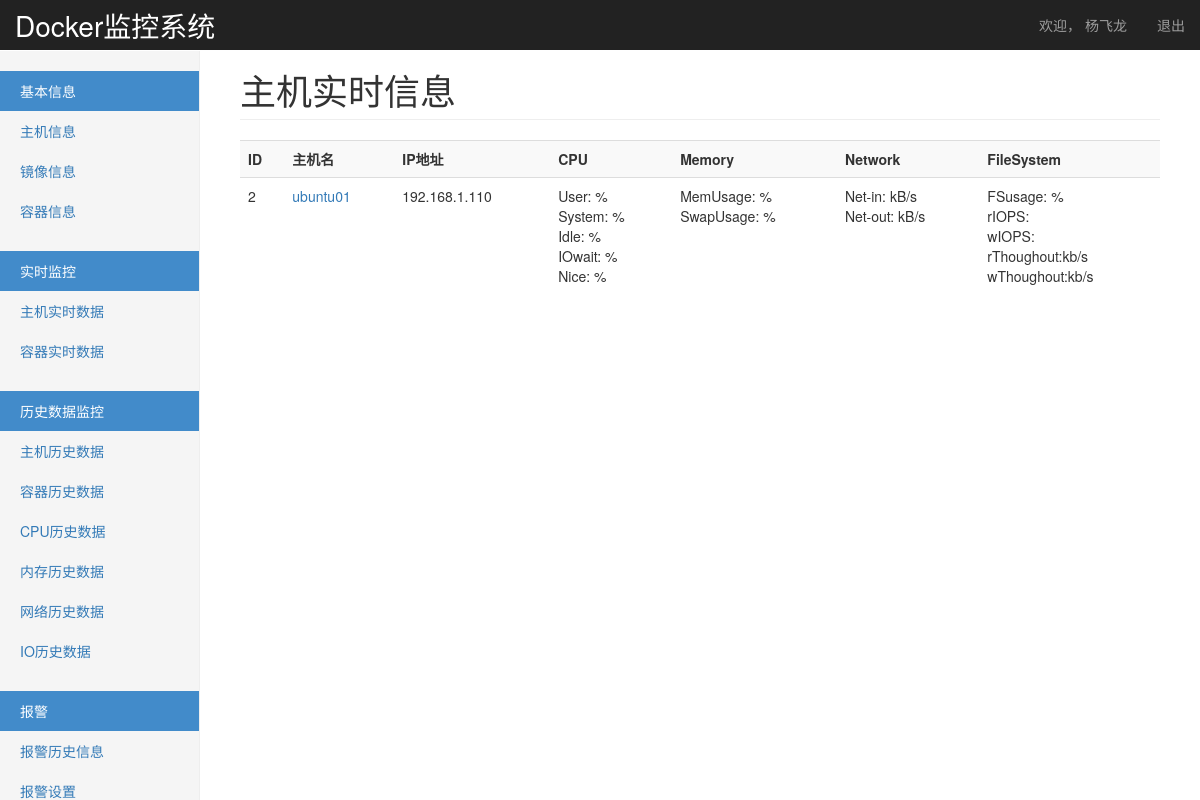
The page /monitor/real_host/ (signed in) on the database its author committed.
### monitor/models.py (models this page shows, shortened)
@python_2_unicode_compatible
class UserProfile(models.Model):
    user = models.OneToOneField(User)
    name = models.CharField(max_length=64)

@python_2_unicode_compatible
class Host(models.Model):
    hostname = models.CharField(u'主机名', max_length=32,)
    address = models.GenericIPAddressField(u'IP地址',)
    port = models.IntegerField(u'docker运行端口', default=2375)
    group = models.ManyToManyField(HostGroup, verbose_name=u'集群/组')
    status_choices = (
            ('Online', u'在线'),
            ('Offline', u'掉线'),
            ('Maintenance', u'维护'),
        )
    status = models.CharField(u'状态', choices=status_choices, max_length=64)
    username = models.CharField(u'用户名', default='root', max_length=32, blank=True, null=True)
    password = models.CharField(u'密码', max_length=32, blank=True, null=True)  # 明文，后续修改
    memo = models.TextField(u"备注", blank=True, null=True)

### monitor/views.py (the view)
def real_host(request):
    host_objs = models.Host.objects.filter(status="Online")
    data = {}
    for host in host_objs:
        real_raw_data_dic = {}
        for service_name in ['cpu','memory','network','block']:
            real_data = REDIS_OBJ.lrange("RawData_(%s,)_host_%s" % (host.id,service_name), 0, 0)
            if real_data:
                report_time,real_raw_data = real_data[0].split(",", 1)
                real_raw_data_dic[service_name] = eval(real_raw_data)
            else:
                real_raw_data_dic[service_name] = ''
        data[host.id] = real_raw_data_dic
        alert_service_name,alert_parameter = _get_alert_re()[0],_get_alert_re()[1]
        alert_exp = ''.join(_get_alert_re()[2:])
        try:
            real_parameter_data =data[host.id][alert_service_name][alert_parameter]
            print str(real_parameter_data)+alert_exp
            if eval(str(real_parameter_data)+alert_exp):
                mail_sub = 'Docker Host Perf Alart.'
                mail_htmltext = '''<html>
                    <h1>alert message:</h1>
                    <hr>
                    <p>hostname:%s</p>
                    <p>alert massage:</p>
                    <p>alert exp:%s%s</p>
                    <p>host:%s=%s</p>
                                </html>'''%(host.hostname,
                                            alert_parameter,
                                            alert_exp,
                                            alert_parameter,
                                            real_parameter_data )
                alert.SendEmail('yangfeilong_2009@126.com',mail_sub,mail_htmltext)
            else:
                pass
        except:
            pass
    return render(request, 'monitor/realtime_host.html',
                  {
                      "host_list":host_objs,
                      "real_host_data":data,
                  })

### monitor/views.py (called while the page is built)
def _get_alert_re():
    return ['memory','MemUsage','>','80']

### templates/monitor/realtime_host.html
{% extends 'base.html' %}
{% block page-header %}
主机实时信息
{% endblock %}
{% block page-content %}
    <table class="table table-striped table-hover">
        <tr>
            <th>ID</th>
            <th>主机名</th>
            <th>IP地址</th>
            <th>CPU</th>
            <th>Memory</th>
            <th>Network</th>
            <th>FileSystem</th>
        </tr>
        {% for host in host_list %}
        <tr>
        <td>{{ host.id }}</td>
        <td><a href="{% url 'monitor:real_data_detail' host.id %}">{{ host.hostname }}</a></td>
        <td>{{ host.address }}</td>
        {% for id,data in real_host_data.items %}
            {% if id == host.id %}
            <td>
                User:{{ data.cpu.user}}&nbsp;%<br>
                System:{{ data.cpu.system}}&nbsp;%<br>
                Idle:{{ data.cpu.idle}}&nbsp;%<br>
                IOwait:{{ data.cpu.iowait}}&nbsp;%<br>
                Nice:{{ data.cpu.nice}}&nbsp;%
            </td>
            <td>
                MemUsage:{{ data.memory.MemUsage }}&nbsp;%<br>
                SwapUsage:{{ data.memory.SwapUsage }}&nbsp;%
            </td>
                <td>Net-in:{{ data.network.eth0.net_in  }}&nbsp;kB/s<br>
            Net-out:{{ data.network.eth0.net_out }}&nbsp;kB/s
            </td>
            <td>
                FSusage:{{ data.block.fsusage }}&nbsp;%<br>
                rIOPS:{{ data.block.rtps }}<br>
                wIOPS:{{ data.block.wtps }}<br>
                rThoughout:{% widthratio data.block.breadps 1024 1%}kb/s<br>
                wThoughout:{% widthratio data.block.bwrtnps 1024 1%}kb/s
            </td>
        {% endif %}
        {% endfor %}
        </tr>
        {% endfor %}
    </table>
{% endblock %}

### templates/base.html (shortened to what this page needs)
<!DOCTYPE html>
<html lang="zh-CN"><head><meta http-equiv="Content-Type" content="text/html; charset=UTF-8">
    <link href="/static/bootstrap/css/bootstrap.min.css" rel="stylesheet">
    <link href="/static/bootstrap/css/dashboard.css" rel="stylesheet">
    <link href="/static/bootstrap/css/customers.css" rel="stylesheet">
  </head>
  <body>
    <nav class="navbar navbar-inverse navbar-fixed-top">
      <div class="container-fluid">
        <div class="navbar-header">
          <a class="navbar-brand" style="font-size: 28px" href="/monitor/">Docker监控系统</a>
        </div>
        <div id="navbar" class="navbar-collapse collapse">
          <ul class="nav navbar-nav navbar-right">
            <li><a href="#">欢迎，
                {% if request.user.userprofile.name %}
                    {{ request.user.userprofile.name }}
                {% else %}
                    {{ request.user }}
                {% endif %}
            </a></li>
            <li><a href="{% url 'acc_logout' %}">退出</a></li>
          </ul>
        </div>
      </div>
    </nav>
    {% block page-body %}
    <div class="container-fluid">
      <div class="row">
        <div class="col-sm-3 col-md-2 sidebar">
          {% block page-left %}
          <ul class="nav nav-sidebar">
            <li class="active"><a href="#">基本信息</a></li>
            <li class=""><a href="{% url 'monitor:host_list' %}">主机信息</a></li>
            <li class=""><a href="{% url 'monitor:images_list' %}">镜像信息</a></li>
            <li class=""><a href="{% url 'monitor:container_list' %}">容器信息</a></li>
          </ul>
          <ul class="nav nav-sidebar">
            <li class="active"><a href="#">实时监控</a></li>
            <li class=""><a href="{% url 'monitor:real_host' %}">主机实时数据</a></li>
            <li class=""><a href="#">容器实时数据</a></li>
          </ul>
          <ul class="nav nav-sidebar">
            <li class="active"><a href="#">历史数据监控</a></li>
            <li class=""><a href="{% url 'monitor:monitor_data_detail' 2 %}">主机历史数据</a></li>
            <li class=""><a href="#">容器历史数据</a></li>
            <li class=""><a href="#">CPU历史数据</a></li>
            <li class=""><a href="#">内存历史数据</a></li>
            <li class=""><a href="#">网络历史数据</a></li>
            <li class=""><a href="#">IO历史数据</a></li>
          </ul>
           <ul class="nav nav-sidebar">
            <li class="active"><a href="#">报警</a></li>
            <li class=""><a href="#">报警历史信息</a></li>
            <li class=""><a href="#">报警设置</a></li>
          </ul>
        {% endblock %}
        </div>
        <div class="col-sm-9 col-sm-offset-3 col-md-10 col-md-offset-2 main">
          <h1 class="page-header">{% block page-header %}Page-Header{% endblock %}</h1>
          {% block page-content %}{% endblock %}
        </div>
      </div>
    </div>
    {% endblock %}
</body></html>

### rows shown on the page
Host: id "2", hostname "ubuntu01", address "192.168.1.110"

### other values the page prints
{{ request.user.userprofile.name }} "杨飞龙"
